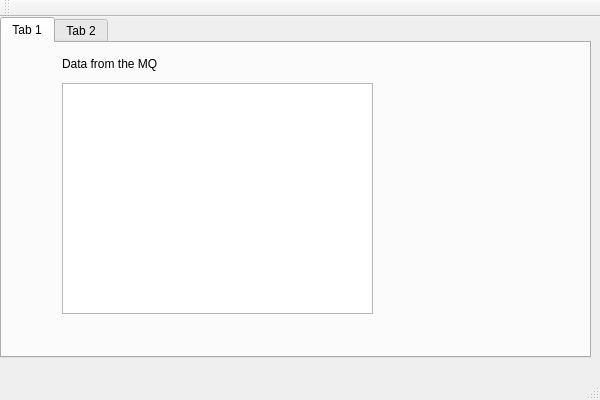
<?xml version="1.0" encoding="UTF-8"?>
<ui version="4.0">
 <class>Qt4ProcClass</class>
 <widget class="QMainWindow" name="Qt4ProcClass">
  <property name="geometry">
   <rect>
    <x>0</x>
    <y>0</y>
    <width>600</width>
    <height>400</height>
   </rect>
  </property>
  <property name="windowTitle">
   <string>Qt4Proc</string>
  </property>
  <widget class="QWidget" name="centralWidget">
   <widget class="QTabWidget" name="tabWidget">
    <property name="geometry">
     <rect>
      <x>0</x>
      <y>0</y>
      <width>591</width>
      <height>341</height>
     </rect>
    </property>
    <property name="currentIndex">
     <number>0</number>
    </property>
    <widget class="QWidget" name="tab">
     <attribute name="title">
      <string>Tab 1</string>
     </attribute>
     <widget class="QTextBrowser" name="textBrowser">
      <property name="geometry">
       <rect>
        <x>60</x>
        <y>40</y>
        <width>311</width>
        <height>231</height>
       </rect>
      </property>
     </widget>
     <widget class="QLabel" name="label">
      <property name="geometry">
       <rect>
        <x>60</x>
        <y>10</y>
        <width>131</width>
        <height>21</height>
       </rect>
      </property>
      <property name="text">
       <string>Data from the MQ</string>
      </property>
     </widget>
    </widget>
    <widget class="QWidget" name="tab_2">
     <attribute name="title">
      <string>Tab 2</string>
     </attribute>
    </widget>
   </widget>
  </widget>
  <widget class="QMenuBar" name="menuBar">
   <property name="geometry">
    <rect>
     <x>0</x>
     <y>0</y>
     <width>600</width>
     <height>21</height>
    </rect>
   </property>
  </widget>
  <widget class="QToolBar" name="mainToolBar">
   <attribute name="toolBarArea">
    <enum>TopToolBarArea</enum>
   </attribute>
   <attribute name="toolBarBreak">
    <bool>false</bool>
   </attribute>
  </widget>
  <widget class="QStatusBar" name="statusBar"/>
 </widget>
 <layoutdefault spacing="6" margin="11"/>
 <resources>
  <include location="qt4proc.qrc"/>
 </resources>
 <connections/>
</ui>
